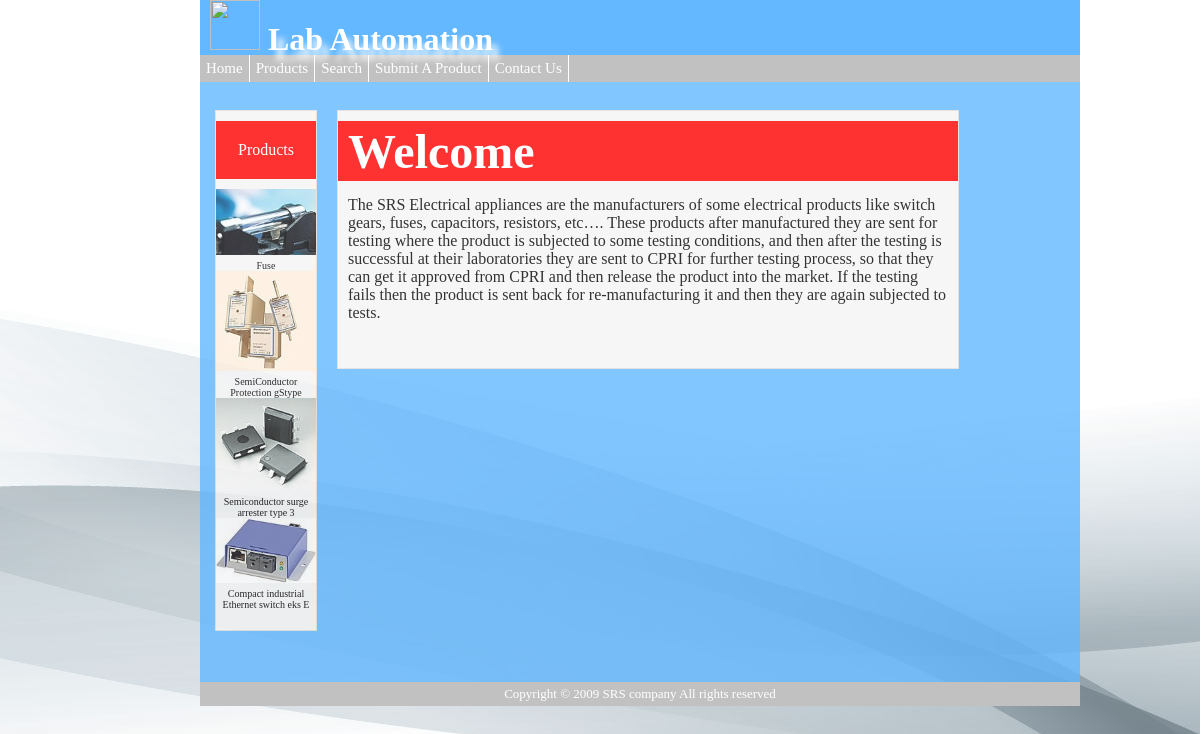
The page / on the database its author committed.
### tables this page shows
CREATE TABLE `productlist` (
  `ID` int(10) unsigned NOT NULL AUTO_INCREMENT,
  `Product_Name` varchar(40) NOT NULL,
  `Company_Name` varchar(80) NOT NULL,
  `Details` longtext NOT NULL,
  `image` varchar(80) NOT NULL,
  PRIMARY KEY (`ID`)
);

### index.php (the view, shortened to what this page needs)
<?php
include 'template/header.php';
?>
<body >
<div class="trans" style="border:0px solid; width: 880px; background-color: #63B8FF; height:600px "><br>
<div class="box" style="margin-left:15px; width:100px; background-color:#F5F5F5; border: 1px solid #ddd"  >
<div class="box" style="width:100px; background-color:red; margin-bottom:10px; padding-top:20px" align=center >
<font  color=white>Products</font>
</div>
<?php
include 'includes/mysql_connection.php';
$query = 'SELECT image, Product_Name FROM productlist LIMIT 4';
$result = mysql_query($query, $conn);
while($row = mysql_fetch_array($result, MYSQL_ASSOC)){
	echo '<img src="'.$row['image'].'" width="100px" style="margin-bottom:5px;">';
	echo '<center><font size=1>'.$row['Product_Name'].'</font></center>';
}
?>
</div>
<div class="box" style=" border:1px solid #ddd; background-color: #F5F5F5;  margin-left:20px; width: 620px">
<div class="box" style="background-color:red; width:610px; padding-top:3px; padding-bottom: 2px; margin-bottom: 15px; padding-left: 10px">
<font color="white" face="Chiller" size=8px ><b>Welcome</b></font></div>
<p style="padding:10px 10px 10px 10px" onmouseout="this.style.color = 'black';" onmouseover="this.style.color = '#008B00';">
The SRS Electrical appliances are the manufacturers of some electrical products like switch gears, fuses, capacitors, resistors, etc…. These products after manufactured they are sent for testing where the product is subjected to some testing conditions, and then after the testing is successful at their laboratories they are sent to CPRI for further testing process, so that they can get it approved from CPRI and then release the product into the market. If the testing fails then the product is sent back for re-manufacturing it and then they are again subjected to tests.
</p></div>
<br>
</div>

### template/style.css (style rules this page uses)
.body { margin: 0 200px 0 200px; background-image:url('Images/bg.jpg'); background-repeat:no-repeat; background-position:top right; }
.box { margin-top: 10px; padding-bottom: 20px; border-color: gray; float:left; }
.trans { opacity: 0.8; filter: alpha(opacity=90); }

### rows shown on the page
productlist: image (picture), Product_Name "Fuse"
productlist: image (picture), Product_Name "SemiConductor Protection gStype"
productlist: image (picture), Product_Name "Semiconductor surge arrester type 3"
productlist: image (picture), Product_Name "Compact industrial Ethernet switch eks E"
